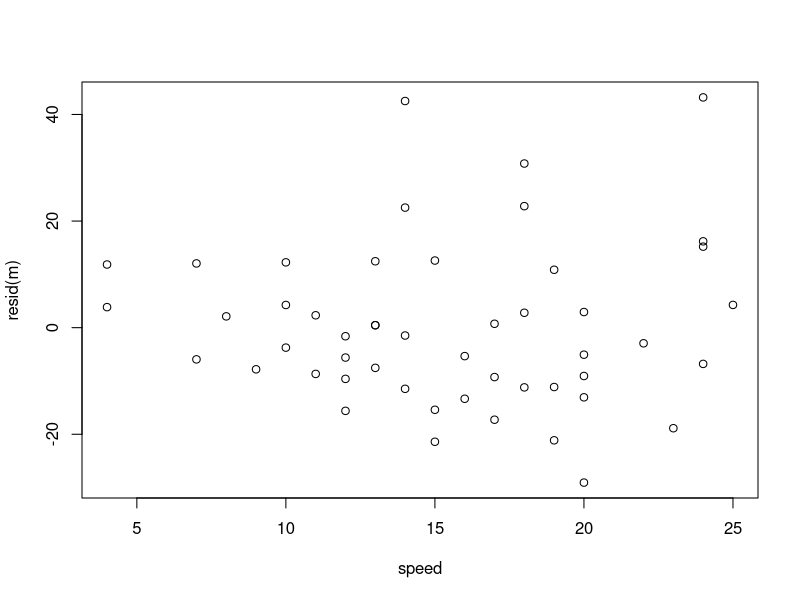

Write R code to recreate this figure.
# Load the data:
# car braking distances in feet paired with speeds in km/h
    

# see ?cars for details
# This appears to bind a global variable without an assignment operation
data(cars)

# fit a linear regression of distance on speed
# Interesting to be able to access this w/o an import
m <- lm( dist ~ speed , data=cars )

# estimated coefficients from the model
# Nice that this is global/default w/o import
coef(m)

# plot residuals against speed
# Nice that this is global/default w/o import
plot( resid(m) ~ speed , data=cars )